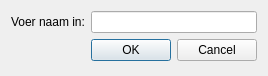
<?xml version="1.0" encoding="UTF-8"?>
<ui version="4.0">
 <class>AddExternDialog</class>
 <widget class="QDialog" name="AddExternDialog">
  <property name="geometry">
   <rect>
    <x>0</x>
    <y>0</y>
    <width>213</width>
    <height>76</height>
   </rect>
  </property>
  <property name="windowTitle">
   <string>Extern toevoegen</string>
  </property>
  <layout class="QFormLayout" name="formLayout">
   <item row="0" column="0">
    <widget class="QLabel" name="label">
     <property name="text">
      <string>Voer naam in:</string>
     </property>
    </widget>
   </item>
   <item row="0" column="1">
    <widget class="QLineEdit" name="lName"/>
   </item>
   <item row="2" column="1">
    <widget class="QDialogButtonBox" name="buttonBox">
     <property name="orientation">
      <enum>Qt::Horizontal</enum>
     </property>
     <property name="standardButtons">
      <set>QDialogButtonBox::Cancel|QDialogButtonBox::Ok</set>
     </property>
    </widget>
   </item>
  </layout>
 </widget>
 <resources/>
 <connections/>
</ui>
